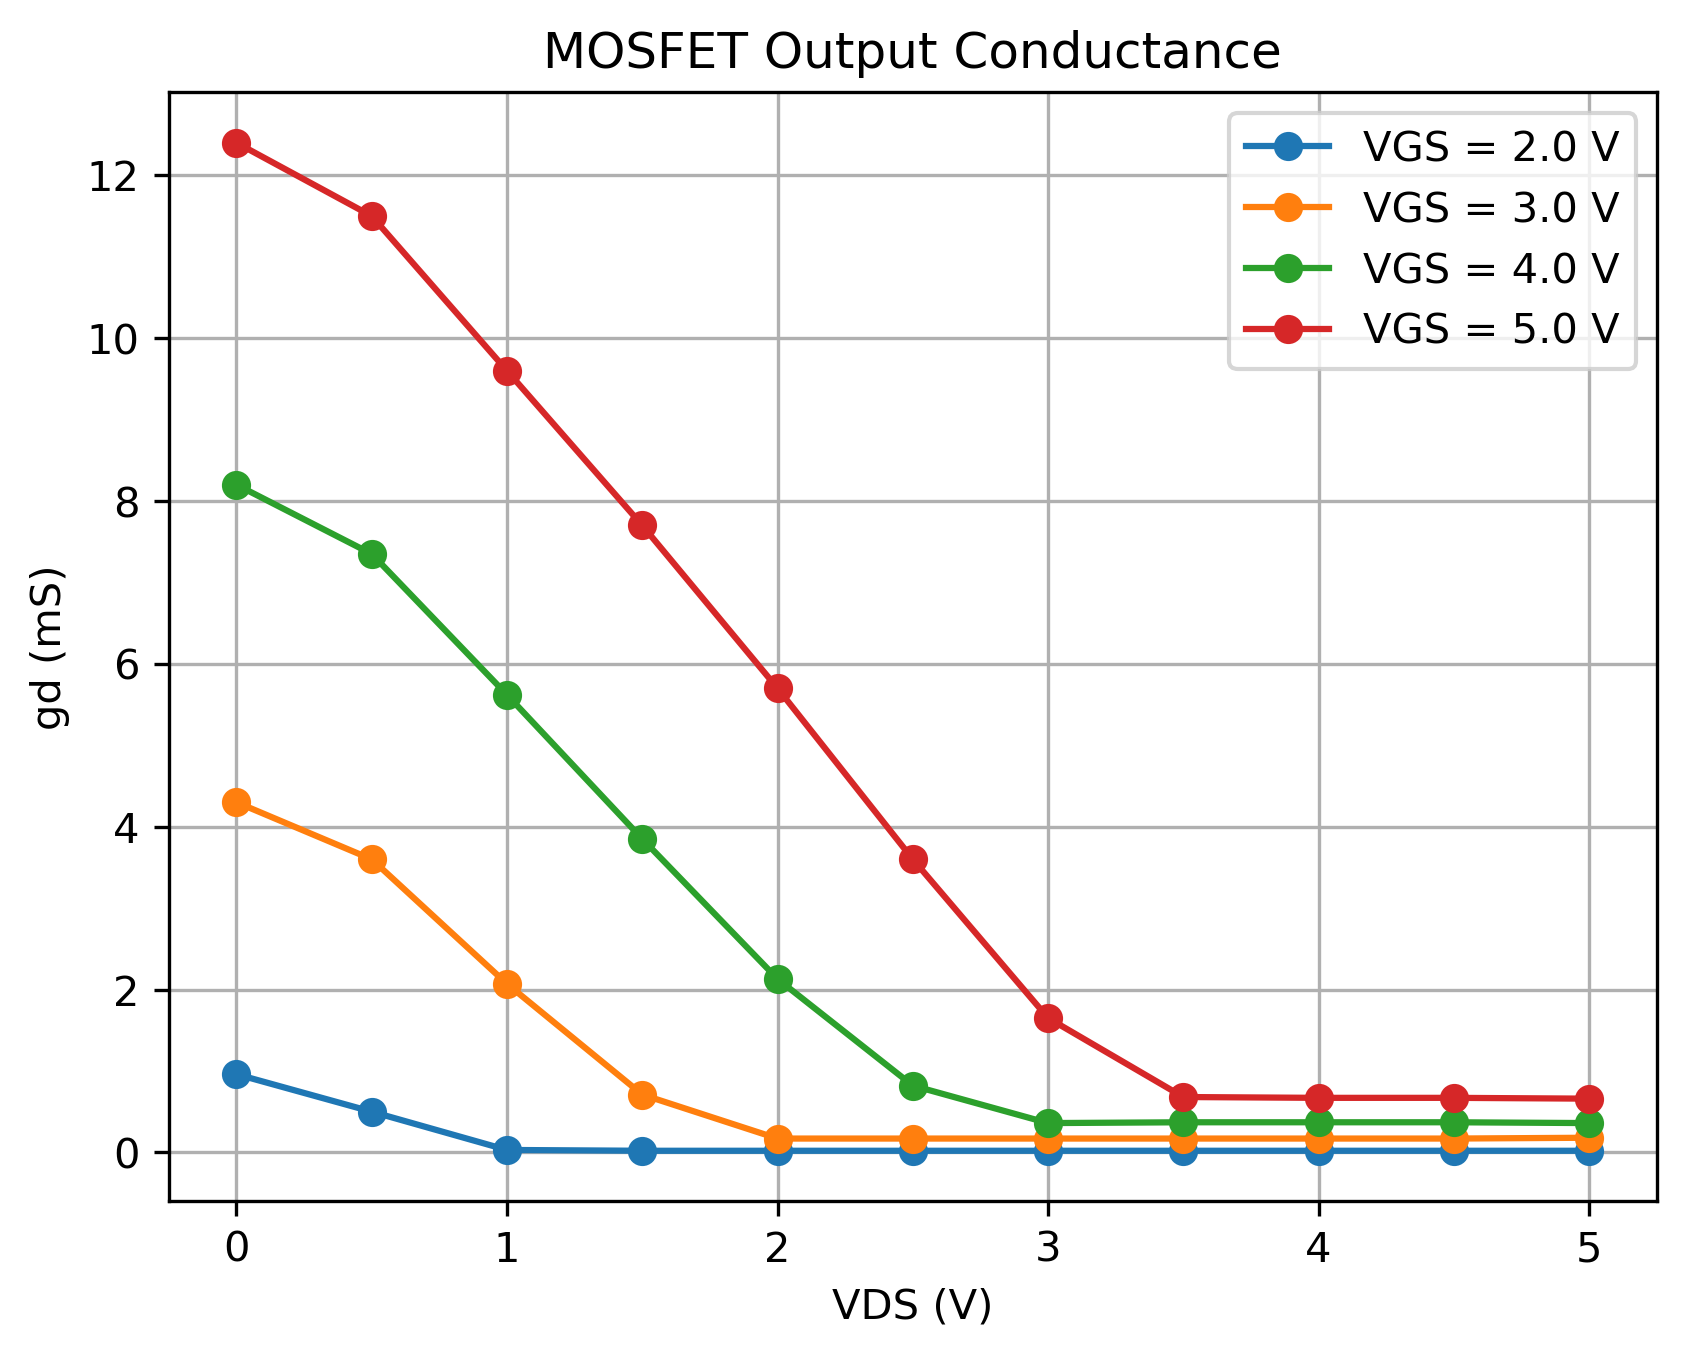

This chart was generated by the following Python code:
import pandas as pd
import numpy as np
import matplotlib.pyplot as plt

# Load the MOSFET ID-VDS data
df = pd.read_csv("MOSFET_ID_VDS.csv", header=None)

# Give the columns names
df.columns = ["VGS", "VDS", "ID"]

# Convert columns to numeric values
df["VGS"] = pd.to_numeric(df["VGS"], errors="coerce")
df["VDS"] = pd.to_numeric(df["VDS"], errors="coerce")
df["ID"] = pd.to_numeric(df["ID"], errors="coerce")

# Remove any non-numeric/header rows
df = df.dropna()

# Plot output conductance
plt.figure()

for vgs in sorted(df["VGS"].unique()):
    data = df[df["VGS"] == vgs]

    vds = data["VDS"].to_numpy()
    id_current = data["ID"].to_numpy()

    # gd = dID/dVDS
    gd = np.gradient(id_current, vds)

    plt.plot(vds, gd, marker="o", label=f"VGS = {vgs} V")

plt.xlabel("VDS (V)")
plt.ylabel("gd (mS)")
plt.title("MOSFET Output Conductance")
plt.legend()
plt.grid(True)

plt.savefig("e8_output_conductance.png", dpi=300, bbox_inches="tight")
plt.show()

# Highest VGS
highest_vgs = df["VGS"].max()
data = df[df["VGS"] == highest_vgs]

vds = data["VDS"].to_numpy()
id_current = data["ID"].to_numpy()

gd = np.gradient(id_current, vds)

# Last point
gd_sat = gd[-1]

if gd_sat != 0:
    ro = 1 / gd_sat

    print(f"Highest VGS = {highest_vgs} V")
    print(f"gd in saturation = {gd_sat:.6f} mS")
    print(f"1/gd in saturation = {ro:.6f} kOhm")
else:
    print("gd is zero.")
